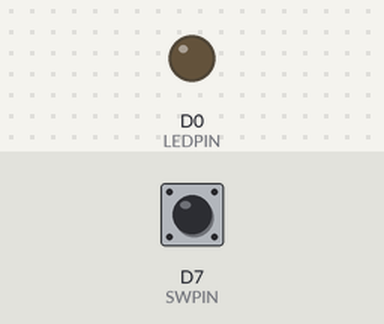
Bench run of a sketch on a simulated ESP8266 (NodeMCU). Shown: output pins drawn as LEDs (lit = HIGH). Inputs (shaded band) come from the test bench; at power-on: D7 (SWPIN) HIGH.

Above: at 1.2 s.
1.3 s: D7 (SWPIN) pulled LOW for 0.15 s
At 2.8 s:
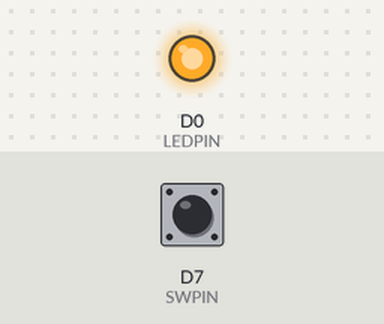
3.1 s: D7 (SWPIN) pulled LOW for 1 s
At 4.2 s:
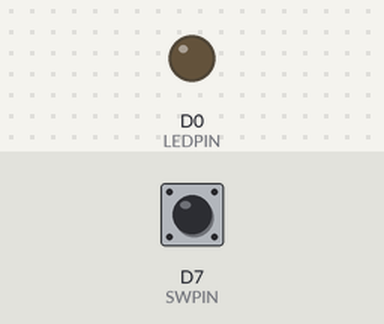
5.6 s: D7 (SWPIN) pulled LOW for 3.2 s
At 7.3 s:
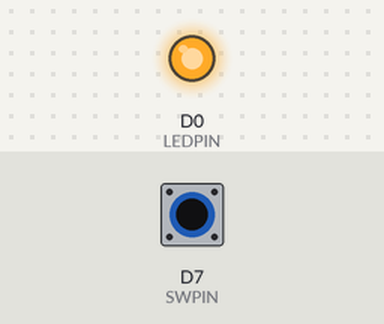
Timing chart, 0 to 8.8 s (numbered marks = the images above; inputs shaded):
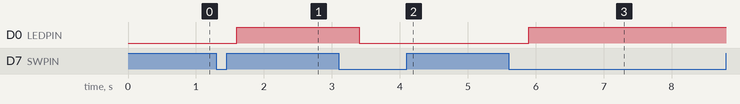

Measured:
- after the input at 1.3 s, D0 (LEDPIN): LOW → HIGH after 0.30 s
- after the input at 3.1 s, D0 (LEDPIN): HIGH → LOW after 0.30 s
- after the input at 5.6 s, D0 (LEDPIN): LOW → HIGH after 0.30 s

The sketch:

L05-ToggleSwitch.ino
```cpp
#define SWPIN D7
#define LEDPIN D0
int buttonState = 0;
int ledState = 0;

void setup() {
    pinMode(LEDPIN,OUTPUT);
    pinMode(SWPIN,INPUT);
}
void loop() {
  int  reading = digitalRead(SWPIN);

  if(buttonState != reading){
    delay(300);
    buttonState = reading;
    if (buttonState == LOW) {
      ledState = !ledState;
    }
  }

  digitalWrite(LEDPIN,ledState);
}
```
